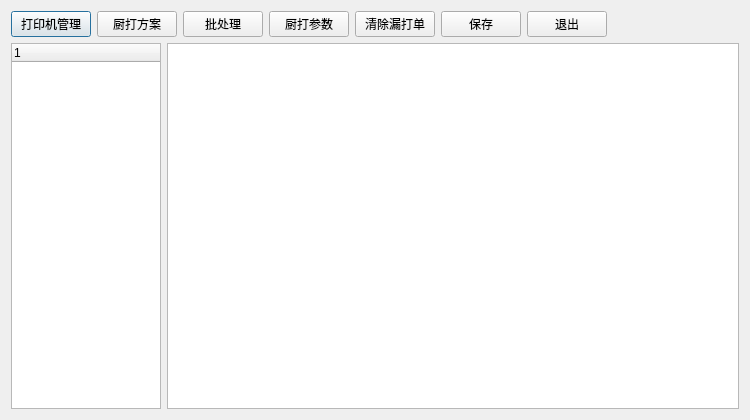
<?xml version="1.0" encoding="UTF-8"?>
<ui version="4.0">
 <class>w_bt_dish_kitchen_dish</class>
 <widget class="QDialog" name="w_bt_dish_kitchen_dish">
  <property name="geometry">
   <rect>
    <x>0</x>
    <y>0</y>
    <width>750</width>
    <height>420</height>
   </rect>
  </property>
  <property name="windowTitle">
   <string>Dialog</string>
  </property>
  <layout class="QVBoxLayout" name="verticalLayout">
   <item>
    <layout class="QHBoxLayout" name="horizontalLayout_2">
     <item>
      <widget class="lds_toolbar_button" name="pushButton_printer_manager">
       <property name="text">
        <string>打印机管理</string>
       </property>
       <property name="outer_stylesheet" stdset="0">
        <string>pushbutton</string>
       </property>
      </widget>
     </item>
     <item>
      <widget class="lds_toolbar_button" name="pushButton_kitchen_plan">
       <property name="text">
        <string>厨打方案</string>
       </property>
       <property name="outer_stylesheet" stdset="0">
        <string>pushbutton</string>
       </property>
      </widget>
     </item>
     <item>
      <widget class="lds_toolbar_button" name="pushButton_bath">
       <property name="text">
        <string>批处理</string>
       </property>
       <property name="outer_stylesheet" stdset="0">
        <string>pushbutton</string>
       </property>
      </widget>
     </item>
     <item>
      <widget class="lds_toolbar_button" name="pushButton_kitchen_parameter">
       <property name="text">
        <string>厨打参数</string>
       </property>
       <property name="outer_stylesheet" stdset="0">
        <string>pushbutton</string>
       </property>
      </widget>
     </item>
     <item>
      <widget class="lds_toolbar_button" name="pushButton_lost_clear">
       <property name="text">
        <string>清除漏打单</string>
       </property>
       <property name="outer_stylesheet" stdset="0">
        <string>pushbutton</string>
       </property>
      </widget>
     </item>
     <item>
      <widget class="lds_toolbar_button" name="pushButton_save">
       <property name="text">
        <string>保存</string>
       </property>
       <property name="outer_stylesheet" stdset="0">
        <string>pushbutton</string>
       </property>
      </widget>
     </item>
     <item>
      <widget class="lds_toolbar_button" name="pushButton_exit">
       <property name="text">
        <string>退出</string>
       </property>
       <property name="outer_stylesheet" stdset="0">
        <string>pushbutton</string>
       </property>
      </widget>
     </item>
     <item>
      <spacer name="horizontalSpacer">
       <property name="orientation">
        <enum>Qt::Horizontal</enum>
       </property>
       <property name="sizeHint" stdset="0">
        <size>
         <width>40</width>
         <height>20</height>
        </size>
       </property>
      </spacer>
     </item>
    </layout>
   </item>
   <item>
    <layout class="QHBoxLayout" name="horizontalLayout">
     <item>
      <widget class="lds_treeWidget" name="treeWidget">
       <property name="maximumSize">
        <size>
         <width>150</width>
         <height>16777215</height>
        </size>
       </property>
       <column>
        <property name="text">
         <string notr="true">1</string>
        </property>
       </column>
      </widget>
     </item>
     <item>
      <widget class="lds_tableView" name="tableView"/>
     </item>
    </layout>
   </item>
  </layout>
 </widget>
 <customwidgets>
  <customwidget>
   <class>lds_toolbar_button</class>
   <extends>QPushButton</extends>
   <header>lds_toolbar_button.h</header>
  </customwidget>
  <customwidget>
   <class>lds_tableView</class>
   <extends>QTableView</extends>
   <header>lds_tableview.h</header>
  </customwidget>
  <customwidget>
   <class>lds_treeWidget</class>
   <extends>QTreeWidget</extends>
   <header>lds_treewidget.h</header>
  </customwidget>
 </customwidgets>
 <resources/>
 <connections/>
</ui>
